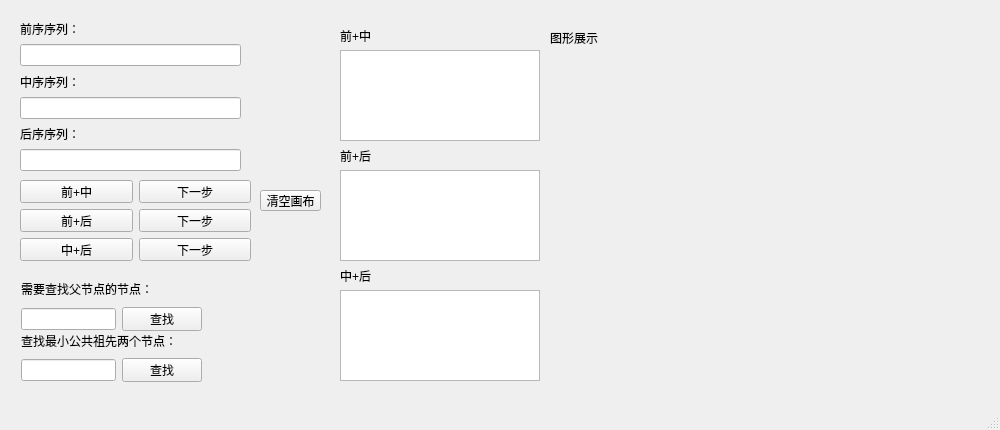
<?xml version="1.0" encoding="UTF-8"?>
<ui version="4.0">
 <class>MainWindow</class>
 <widget class="QMainWindow" name="MainWindow">
  <property name="geometry">
   <rect>
    <x>0</x>
    <y>0</y>
    <width>1000</width>
    <height>430</height>
   </rect>
  </property>
  <property name="windowTitle">
   <string>MainWindow</string>
  </property>
  <widget class="QWidget" name="centralwidget">
   <widget class="QLabel" name="label_4">
    <property name="geometry">
     <rect>
      <x>21</x>
      <y>281</y>
      <width>231</width>
      <height>16</height>
     </rect>
    </property>
    <property name="text">
     <string>需要查找父节点的节点：</string>
    </property>
   </widget>
   <widget class="QLabel" name="label_5">
    <property name="geometry">
     <rect>
      <x>21</x>
      <y>333</y>
      <width>251</width>
      <height>16</height>
     </rect>
    </property>
    <property name="text">
     <string>查找最小公共祖先两个节点：</string>
    </property>
   </widget>
   <widget class="QTextEdit" name="textEdit_PrePost">
    <property name="geometry">
     <rect>
      <x>340</x>
      <y>170</y>
      <width>200</width>
      <height>91</height>
     </rect>
    </property>
   </widget>
   <widget class="QTextEdit" name="textEdit_InPost">
    <property name="geometry">
     <rect>
      <x>340</x>
      <y>290</y>
      <width>200</width>
      <height>91</height>
     </rect>
    </property>
   </widget>
   <widget class="QTextEdit" name="textEdit_PreIn">
    <property name="geometry">
     <rect>
      <x>340</x>
      <y>50</y>
      <width>200</width>
      <height>91</height>
     </rect>
    </property>
   </widget>
   <widget class="QLabel" name="label_8">
    <property name="geometry">
     <rect>
      <x>340</x>
      <y>30</y>
      <width>40</width>
      <height>12</height>
     </rect>
    </property>
    <property name="text">
     <string>前+中</string>
    </property>
   </widget>
   <widget class="QLabel" name="label_9">
    <property name="geometry">
     <rect>
      <x>340</x>
      <y>150</y>
      <width>40</width>
      <height>12</height>
     </rect>
    </property>
    <property name="text">
     <string>前+后</string>
    </property>
   </widget>
   <widget class="QLabel" name="label_10">
    <property name="geometry">
     <rect>
      <x>340</x>
      <y>270</y>
      <width>40</width>
      <height>12</height>
     </rect>
    </property>
    <property name="text">
     <string>中+后</string>
    </property>
   </widget>
   <widget class="QLabel" name="label_11">
    <property name="geometry">
     <rect>
      <x>550</x>
      <y>30</y>
      <width>51</width>
      <height>16</height>
     </rect>
    </property>
    <property name="text">
     <string>图形展示</string>
    </property>
   </widget>
   <widget class="QPushButton" name="Btn_clear">
    <property name="geometry">
     <rect>
      <x>260</x>
      <y>190</y>
      <width>61</width>
      <height>21</height>
     </rect>
    </property>
    <property name="text">
     <string>清空画布</string>
    </property>
   </widget>
   <widget class="QWidget" name="">
    <property name="geometry">
     <rect>
      <x>20</x>
      <y>180</y>
      <width>231</width>
      <height>81</height>
     </rect>
    </property>
    <layout class="QGridLayout" name="gridLayout">
     <item row="0" column="0">
      <widget class="QPushButton" name="Btn_PreIn">
       <property name="text">
        <string>前+中</string>
       </property>
      </widget>
     </item>
     <item row="0" column="1">
      <widget class="QPushButton" name="Btn_PreInNext">
       <property name="text">
        <string>下一步</string>
       </property>
      </widget>
     </item>
     <item row="1" column="0">
      <widget class="QPushButton" name="Btn_PrePost">
       <property name="text">
        <string>前+后</string>
       </property>
      </widget>
     </item>
     <item row="1" column="1">
      <widget class="QPushButton" name="Btn_PrePostNext">
       <property name="text">
        <string>下一步</string>
       </property>
      </widget>
     </item>
     <item row="2" column="0">
      <widget class="QPushButton" name="Btn_InPost">
       <property name="text">
        <string>中+后</string>
       </property>
      </widget>
     </item>
     <item row="2" column="1">
      <widget class="QPushButton" name="Btn_InPostNext">
       <property name="text">
        <string>下一步</string>
       </property>
      </widget>
     </item>
    </layout>
   </widget>
   <widget class="QWidget" name="">
    <property name="geometry">
     <rect>
      <x>20</x>
      <y>20</y>
      <width>221</width>
      <height>151</height>
     </rect>
    </property>
    <layout class="QVBoxLayout" name="verticalLayout">
     <item>
      <widget class="QLabel" name="label">
       <property name="text">
        <string>前序序列：</string>
       </property>
      </widget>
     </item>
     <item>
      <widget class="QLineEdit" name="line_Pre"/>
     </item>
     <item>
      <widget class="QLabel" name="label_2">
       <property name="text">
        <string>中序序列：</string>
       </property>
      </widget>
     </item>
     <item>
      <widget class="QLineEdit" name="line_In"/>
     </item>
     <item>
      <widget class="QLabel" name="label_3">
       <property name="text">
        <string>后序序列：</string>
       </property>
      </widget>
     </item>
     <item>
      <widget class="QLineEdit" name="line_Post"/>
     </item>
    </layout>
   </widget>
   <widget class="QWidget" name="">
    <property name="geometry">
     <rect>
      <x>21</x>
      <y>307</y>
      <width>181</width>
      <height>24</height>
     </rect>
    </property>
    <layout class="QHBoxLayout" name="horizontalLayout">
     <item>
      <widget class="QLineEdit" name="line_findParent"/>
     </item>
     <item>
      <widget class="QPushButton" name="Btn_findParent">
       <property name="text">
        <string>查找</string>
       </property>
      </widget>
     </item>
    </layout>
   </widget>
   <widget class="QWidget" name="">
    <property name="geometry">
     <rect>
      <x>21</x>
      <y>358</y>
      <width>181</width>
      <height>24</height>
     </rect>
    </property>
    <layout class="QHBoxLayout" name="horizontalLayout_2">
     <item>
      <widget class="QLineEdit" name="line_findAncestor"/>
     </item>
     <item>
      <widget class="QPushButton" name="Btn_findAncestor">
       <property name="text">
        <string>查找</string>
       </property>
      </widget>
     </item>
    </layout>
   </widget>
  </widget>
  <widget class="QMenuBar" name="menubar">
   <property name="geometry">
    <rect>
     <x>0</x>
     <y>0</y>
     <width>1000</width>
     <height>17</height>
    </rect>
   </property>
  </widget>
  <widget class="QStatusBar" name="statusbar"/>
 </widget>
 <resources/>
 <connections/>
</ui>
